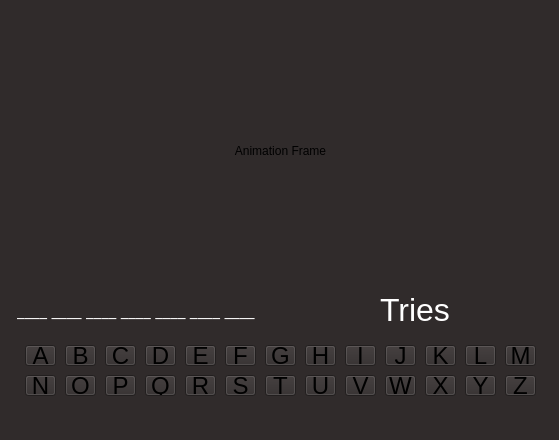
<?xml version="1.0" encoding="UTF-8"?>
<ui version="4.0">
 <class>MainWindow</class>
 <widget class="QMainWindow" name="MainWindow">
  <property name="geometry">
   <rect>
    <x>0</x>
    <y>0</y>
    <width>559</width>
    <height>440</height>
   </rect>
  </property>
  <property name="font">
   <font>
    <pointsize>13</pointsize>
   </font>
  </property>
  <property name="windowTitle">
   <string>MainWindow</string>
  </property>
  <property name="styleSheet">
   <string notr="true">background-color:rgb(48,43,43)</string>
  </property>
  <property name="tabShape">
   <enum>QTabWidget::Rounded</enum>
  </property>
  <property name="dockNestingEnabled">
   <bool>false</bool>
  </property>
  <widget class="QWidget" name="centralwidget">
   <widget class="QPushButton" name="l_button">
    <property name="geometry">
     <rect>
      <x>460</x>
      <y>340</y>
      <width>41</width>
      <height>31</height>
     </rect>
    </property>
    <property name="font">
     <font>
      <family>Arial</family>
      <pointsize>18</pointsize>
     </font>
    </property>
    <property name="styleSheet">
     <string notr="true">margin: 5px</string>
    </property>
    <property name="text">
     <string>L</string>
    </property>
    <property name="default">
     <bool>false</bool>
    </property>
    <property name="flat">
     <bool>false</bool>
    </property>
   </widget>
   <widget class="QPushButton" name="m_button">
    <property name="geometry">
     <rect>
      <x>500</x>
      <y>340</y>
      <width>41</width>
      <height>31</height>
     </rect>
    </property>
    <property name="font">
     <font>
      <family>Arial</family>
      <pointsize>18</pointsize>
     </font>
    </property>
    <property name="styleSheet">
     <string notr="true">margin: 5px</string>
    </property>
    <property name="text">
     <string>M</string>
    </property>
    <property name="default">
     <bool>false</bool>
    </property>
    <property name="flat">
     <bool>false</bool>
    </property>
   </widget>
   <widget class="QPushButton" name="q_button">
    <property name="geometry">
     <rect>
      <x>140</x>
      <y>370</y>
      <width>41</width>
      <height>31</height>
     </rect>
    </property>
    <property name="font">
     <font>
      <family>Arial</family>
      <pointsize>18</pointsize>
     </font>
    </property>
    <property name="styleSheet">
     <string notr="true">margin: 5px</string>
    </property>
    <property name="text">
     <string>Q</string>
    </property>
    <property name="default">
     <bool>false</bool>
    </property>
    <property name="flat">
     <bool>false</bool>
    </property>
   </widget>
   <widget class="QPushButton" name="b_button">
    <property name="geometry">
     <rect>
      <x>60</x>
      <y>340</y>
      <width>41</width>
      <height>31</height>
     </rect>
    </property>
    <property name="font">
     <font>
      <family>Arial</family>
      <pointsize>18</pointsize>
     </font>
    </property>
    <property name="styleSheet">
     <string notr="true">margin: 5px</string>
    </property>
    <property name="text">
     <string>B</string>
    </property>
    <property name="default">
     <bool>false</bool>
    </property>
    <property name="flat">
     <bool>false</bool>
    </property>
   </widget>
   <widget class="QPushButton" name="z_button">
    <property name="geometry">
     <rect>
      <x>500</x>
      <y>370</y>
      <width>41</width>
      <height>31</height>
     </rect>
    </property>
    <property name="font">
     <font>
      <family>Arial</family>
      <pointsize>18</pointsize>
     </font>
    </property>
    <property name="styleSheet">
     <string notr="true">margin: 5px</string>
    </property>
    <property name="text">
     <string>Z</string>
    </property>
    <property name="default">
     <bool>false</bool>
    </property>
    <property name="flat">
     <bool>false</bool>
    </property>
   </widget>
   <widget class="QPushButton" name="w_button">
    <property name="geometry">
     <rect>
      <x>380</x>
      <y>370</y>
      <width>41</width>
      <height>31</height>
     </rect>
    </property>
    <property name="font">
     <font>
      <family>Arial</family>
      <pointsize>18</pointsize>
     </font>
    </property>
    <property name="styleSheet">
     <string notr="true">margin: 5px</string>
    </property>
    <property name="text">
     <string>W</string>
    </property>
    <property name="default">
     <bool>false</bool>
    </property>
    <property name="flat">
     <bool>false</bool>
    </property>
   </widget>
   <widget class="QPushButton" name="r_button">
    <property name="geometry">
     <rect>
      <x>180</x>
      <y>370</y>
      <width>41</width>
      <height>31</height>
     </rect>
    </property>
    <property name="font">
     <font>
      <family>Arial</family>
      <pointsize>18</pointsize>
     </font>
    </property>
    <property name="styleSheet">
     <string notr="true">margin: 5px</string>
    </property>
    <property name="text">
     <string>R</string>
    </property>
    <property name="default">
     <bool>false</bool>
    </property>
    <property name="flat">
     <bool>false</bool>
    </property>
   </widget>
   <widget class="QPushButton" name="d_button">
    <property name="geometry">
     <rect>
      <x>140</x>
      <y>340</y>
      <width>41</width>
      <height>31</height>
     </rect>
    </property>
    <property name="font">
     <font>
      <family>Arial</family>
      <pointsize>18</pointsize>
     </font>
    </property>
    <property name="styleSheet">
     <string notr="true">margin: 5px</string>
    </property>
    <property name="text">
     <string>D</string>
    </property>
    <property name="default">
     <bool>false</bool>
    </property>
    <property name="flat">
     <bool>false</bool>
    </property>
   </widget>
   <widget class="QPushButton" name="p_button">
    <property name="geometry">
     <rect>
      <x>100</x>
      <y>370</y>
      <width>41</width>
      <height>31</height>
     </rect>
    </property>
    <property name="font">
     <font>
      <family>Arial</family>
      <pointsize>18</pointsize>
     </font>
    </property>
    <property name="styleSheet">
     <string notr="true">margin: 5px</string>
    </property>
    <property name="text">
     <string>P</string>
    </property>
    <property name="default">
     <bool>false</bool>
    </property>
    <property name="flat">
     <bool>false</bool>
    </property>
   </widget>
   <widget class="QPushButton" name="g_button">
    <property name="geometry">
     <rect>
      <x>260</x>
      <y>340</y>
      <width>41</width>
      <height>31</height>
     </rect>
    </property>
    <property name="font">
     <font>
      <family>Arial</family>
      <pointsize>18</pointsize>
     </font>
    </property>
    <property name="styleSheet">
     <string notr="true">margin: 5px</string>
    </property>
    <property name="text">
     <string>G</string>
    </property>
    <property name="default">
     <bool>false</bool>
    </property>
    <property name="flat">
     <bool>false</bool>
    </property>
   </widget>
   <widget class="QPushButton" name="k_button">
    <property name="geometry">
     <rect>
      <x>420</x>
      <y>340</y>
      <width>41</width>
      <height>31</height>
     </rect>
    </property>
    <property name="font">
     <font>
      <family>Arial</family>
      <pointsize>18</pointsize>
     </font>
    </property>
    <property name="styleSheet">
     <string notr="true">margin: 5px</string>
    </property>
    <property name="text">
     <string>K</string>
    </property>
    <property name="default">
     <bool>false</bool>
    </property>
    <property name="flat">
     <bool>false</bool>
    </property>
   </widget>
   <widget class="QPushButton" name="o_button">
    <property name="geometry">
     <rect>
      <x>60</x>
      <y>370</y>
      <width>41</width>
      <height>31</height>
     </rect>
    </property>
    <property name="font">
     <font>
      <family>Arial</family>
      <pointsize>18</pointsize>
     </font>
    </property>
    <property name="styleSheet">
     <string notr="true">margin: 5px</string>
    </property>
    <property name="text">
     <string>O</string>
    </property>
    <property name="default">
     <bool>false</bool>
    </property>
    <property name="flat">
     <bool>false</bool>
    </property>
   </widget>
   <widget class="QPushButton" name="x_button">
    <property name="geometry">
     <rect>
      <x>420</x>
      <y>370</y>
      <width>41</width>
      <height>31</height>
     </rect>
    </property>
    <property name="font">
     <font>
      <family>Arial</family>
      <pointsize>18</pointsize>
     </font>
    </property>
    <property name="styleSheet">
     <string notr="true">margin: 5px</string>
    </property>
    <property name="text">
     <string>X</string>
    </property>
    <property name="default">
     <bool>false</bool>
    </property>
    <property name="flat">
     <bool>false</bool>
    </property>
   </widget>
   <widget class="QPushButton" name="t_button">
    <property name="geometry">
     <rect>
      <x>260</x>
      <y>370</y>
      <width>41</width>
      <height>31</height>
     </rect>
    </property>
    <property name="font">
     <font>
      <family>Arial</family>
      <pointsize>18</pointsize>
     </font>
    </property>
    <property name="styleSheet">
     <string notr="true">margin: 5px</string>
    </property>
    <property name="text">
     <string>T</string>
    </property>
    <property name="default">
     <bool>false</bool>
    </property>
    <property name="flat">
     <bool>false</bool>
    </property>
   </widget>
   <widget class="QPushButton" name="u_button">
    <property name="geometry">
     <rect>
      <x>300</x>
      <y>370</y>
      <width>41</width>
      <height>31</height>
     </rect>
    </property>
    <property name="font">
     <font>
      <family>Arial</family>
      <pointsize>18</pointsize>
     </font>
    </property>
    <property name="styleSheet">
     <string notr="true">margin: 5px</string>
    </property>
    <property name="text">
     <string>U</string>
    </property>
    <property name="default">
     <bool>false</bool>
    </property>
    <property name="flat">
     <bool>false</bool>
    </property>
   </widget>
   <widget class="QPushButton" name="i_button">
    <property name="geometry">
     <rect>
      <x>340</x>
      <y>340</y>
      <width>41</width>
      <height>31</height>
     </rect>
    </property>
    <property name="font">
     <font>
      <family>Arial</family>
      <pointsize>18</pointsize>
     </font>
    </property>
    <property name="styleSheet">
     <string notr="true">margin: 5px</string>
    </property>
    <property name="text">
     <string>I</string>
    </property>
    <property name="default">
     <bool>false</bool>
    </property>
    <property name="flat">
     <bool>false</bool>
    </property>
   </widget>
   <widget class="QPushButton" name="a_button">
    <property name="geometry">
     <rect>
      <x>20</x>
      <y>340</y>
      <width>41</width>
      <height>31</height>
     </rect>
    </property>
    <property name="font">
     <font>
      <family>Arial</family>
      <pointsize>18</pointsize>
     </font>
    </property>
    <property name="styleSheet">
     <string notr="true">margin: 5px</string>
    </property>
    <property name="text">
     <string>A</string>
    </property>
    <property name="default">
     <bool>false</bool>
    </property>
    <property name="flat">
     <bool>false</bool>
    </property>
   </widget>
   <widget class="QPushButton" name="v_button">
    <property name="geometry">
     <rect>
      <x>340</x>
      <y>370</y>
      <width>41</width>
      <height>31</height>
     </rect>
    </property>
    <property name="font">
     <font>
      <family>Arial</family>
      <pointsize>18</pointsize>
     </font>
    </property>
    <property name="styleSheet">
     <string notr="true">margin: 5px</string>
    </property>
    <property name="text">
     <string>V</string>
    </property>
    <property name="default">
     <bool>false</bool>
    </property>
    <property name="flat">
     <bool>false</bool>
    </property>
   </widget>
   <widget class="QFrame" name="animationFrame">
    <property name="geometry">
     <rect>
      <x>10</x>
      <y>20</y>
      <width>541</width>
      <height>261</height>
     </rect>
    </property>
    <property name="styleSheet">
     <string notr="true">background-color: 'white';
margin:5px</string>
    </property>
    <layout class="QVBoxLayout" name="verticalLayout">
     <item>
      <widget class="QLabel" name="test_text">
       <property name="styleSheet">
        <string notr="true">color: 'black';
margin:2px</string>
       </property>
       <property name="text">
        <string>Animation Frame</string>
       </property>
       <property name="alignment">
        <set>Qt::AlignCenter</set>
       </property>
      </widget>
     </item>
    </layout>
   </widget>
   <widget class="QPushButton" name="s_button">
    <property name="geometry">
     <rect>
      <x>220</x>
      <y>370</y>
      <width>41</width>
      <height>31</height>
     </rect>
    </property>
    <property name="font">
     <font>
      <family>Arial</family>
      <pointsize>18</pointsize>
     </font>
    </property>
    <property name="styleSheet">
     <string notr="true">margin: 5px</string>
    </property>
    <property name="text">
     <string>S</string>
    </property>
    <property name="default">
     <bool>false</bool>
    </property>
    <property name="flat">
     <bool>false</bool>
    </property>
   </widget>
   <widget class="QPushButton" name="j_button">
    <property name="geometry">
     <rect>
      <x>380</x>
      <y>340</y>
      <width>41</width>
      <height>31</height>
     </rect>
    </property>
    <property name="font">
     <font>
      <family>Arial</family>
      <pointsize>18</pointsize>
     </font>
    </property>
    <property name="styleSheet">
     <string notr="true">margin: 5px</string>
    </property>
    <property name="text">
     <string>J</string>
    </property>
    <property name="default">
     <bool>false</bool>
    </property>
    <property name="flat">
     <bool>false</bool>
    </property>
   </widget>
   <widget class="QPushButton" name="e_button">
    <property name="geometry">
     <rect>
      <x>180</x>
      <y>340</y>
      <width>41</width>
      <height>31</height>
     </rect>
    </property>
    <property name="font">
     <font>
      <family>Arial</family>
      <pointsize>18</pointsize>
     </font>
    </property>
    <property name="styleSheet">
     <string notr="true">margin: 5px</string>
    </property>
    <property name="text">
     <string>E</string>
    </property>
    <property name="default">
     <bool>false</bool>
    </property>
    <property name="flat">
     <bool>false</bool>
    </property>
   </widget>
   <widget class="QPushButton" name="n_button">
    <property name="geometry">
     <rect>
      <x>20</x>
      <y>370</y>
      <width>41</width>
      <height>31</height>
     </rect>
    </property>
    <property name="font">
     <font>
      <family>Arial</family>
      <pointsize>18</pointsize>
     </font>
    </property>
    <property name="styleSheet">
     <string notr="true">margin: 5px</string>
    </property>
    <property name="text">
     <string>N</string>
    </property>
    <property name="default">
     <bool>false</bool>
    </property>
    <property name="flat">
     <bool>false</bool>
    </property>
   </widget>
   <widget class="QPushButton" name="y_button">
    <property name="geometry">
     <rect>
      <x>460</x>
      <y>370</y>
      <width>41</width>
      <height>31</height>
     </rect>
    </property>
    <property name="font">
     <font>
      <family>Arial</family>
      <pointsize>18</pointsize>
     </font>
    </property>
    <property name="styleSheet">
     <string notr="true">margin: 5px</string>
    </property>
    <property name="text">
     <string>Y</string>
    </property>
    <property name="default">
     <bool>false</bool>
    </property>
    <property name="flat">
     <bool>false</bool>
    </property>
   </widget>
   <widget class="QPushButton" name="h_button">
    <property name="geometry">
     <rect>
      <x>300</x>
      <y>340</y>
      <width>41</width>
      <height>31</height>
     </rect>
    </property>
    <property name="font">
     <font>
      <family>Arial</family>
      <pointsize>18</pointsize>
     </font>
    </property>
    <property name="styleSheet">
     <string notr="true">margin: 5px</string>
    </property>
    <property name="text">
     <string>H</string>
    </property>
    <property name="default">
     <bool>false</bool>
    </property>
    <property name="flat">
     <bool>false</bool>
    </property>
   </widget>
   <widget class="QPushButton" name="c_button">
    <property name="geometry">
     <rect>
      <x>100</x>
      <y>340</y>
      <width>41</width>
      <height>31</height>
     </rect>
    </property>
    <property name="font">
     <font>
      <family>Arial</family>
      <pointsize>18</pointsize>
     </font>
    </property>
    <property name="styleSheet">
     <string notr="true">margin: 5px</string>
    </property>
    <property name="text">
     <string>C</string>
    </property>
    <property name="default">
     <bool>false</bool>
    </property>
    <property name="flat">
     <bool>false</bool>
    </property>
   </widget>
   <widget class="QPushButton" name="f_button">
    <property name="geometry">
     <rect>
      <x>220</x>
      <y>340</y>
      <width>41</width>
      <height>31</height>
     </rect>
    </property>
    <property name="font">
     <font>
      <family>Arial</family>
      <pointsize>18</pointsize>
     </font>
    </property>
    <property name="styleSheet">
     <string notr="true">margin: 5px</string>
    </property>
    <property name="text">
     <string>F</string>
    </property>
    <property name="default">
     <bool>false</bool>
    </property>
    <property name="flat">
     <bool>false</bool>
    </property>
   </widget>
   <widget class="QWidget" name="">
    <property name="geometry">
     <rect>
      <x>0</x>
      <y>280</y>
      <width>551</width>
      <height>59</height>
     </rect>
    </property>
    <layout class="QHBoxLayout" name="horizontalLayout_2">
     <item alignment="Qt::AlignHCenter">
      <widget class="QLabel" name="guessWord">
       <property name="font">
        <font>
         <family>.SF NS Text</family>
         <pointsize>13</pointsize>
         <weight>50</weight>
         <italic>false</italic>
         <bold>false</bold>
        </font>
       </property>
       <property name="styleSheet">
        <string notr="true">font: 13pt &quot;.SF NS Text&quot;;
color: rgb(255, 255, 255);</string>
       </property>
       <property name="text">
        <string>____ ____ ____ ____ ____ ____ ____</string>
       </property>
      </widget>
     </item>
     <item alignment="Qt::AlignHCenter">
      <widget class="QLabel" name="tries">
       <property name="font">
        <font>
         <pointsize>24</pointsize>
        </font>
       </property>
       <property name="styleSheet">
        <string notr="true">color: rgb(255, 255, 255);</string>
       </property>
       <property name="text">
        <string>Tries</string>
       </property>
      </widget>
     </item>
    </layout>
   </widget>
  </widget>
  <widget class="QStatusBar" name="statusbar"/>
  <action name="actionrestart">
   <property name="checkable">
    <bool>false</bool>
   </property>
   <property name="enabled">
    <bool>true</bool>
   </property>
   <property name="text">
    <string>New Game</string>
   </property>
   <property name="font">
    <font>
     <pointsize>18</pointsize>
     <weight>50</weight>
     <bold>false</bold>
    </font>
   </property>
  </action>
  <action name="actionexit">
   <property name="text">
    <string>Exit</string>
   </property>
   <property name="font">
    <font>
     <pointsize>18</pointsize>
    </font>
   </property>
  </action>
  <action name="actioninformation">
   <property name="text">
    <string>How to play</string>
   </property>
   <property name="font">
    <font>
     <pointsize>18</pointsize>
    </font>
   </property>
  </action>
  <action name="actionhangman_information">
   <property name="text">
    <string>Information</string>
   </property>
   <property name="font">
    <font>
     <pointsize>18</pointsize>
    </font>
   </property>
  </action>
  <action name="actionExit">
   <property name="text">
    <string>Exit</string>
   </property>
  </action>
 </widget>
 <resources/>
 <connections/>
</ui>
